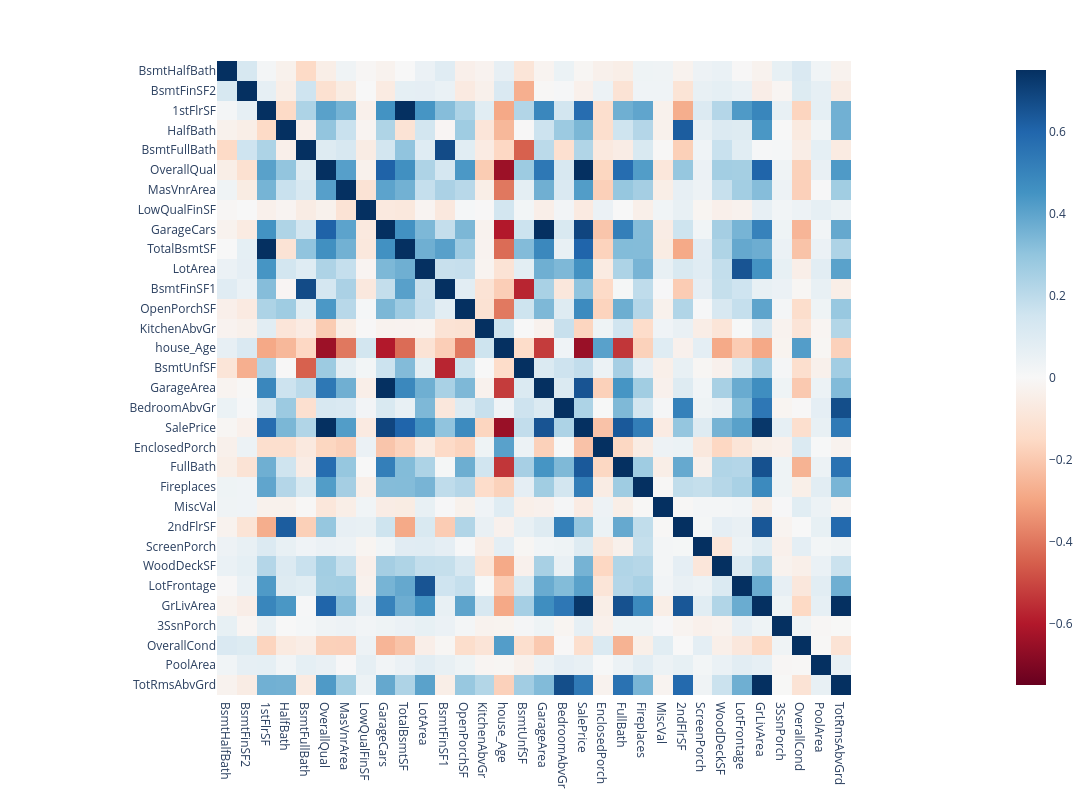

Here is the notebook cell this chart was saved with:
### Code cell
px.imshow(corr_matrix,
                width=1200,height=800,
                color_continuous_scale=px.colors.sequential.RdBu , zmin=-.75,zmax=.75)

### Figure 1 — Plotly figure (JSON) as saved in the notebook; plotly's stock layout.template omitted (floating-point values rounded to 4 significant figures; data arrays with more than 128 entries replaced by an {"elided": "..."} marker saying what was removed)
{"data": [{"coloraxis": "coloraxis", "hovertemplate": "x: %{x}<br>y: %{y}<br>color: %{z}<extra></extra>", "name": "0", "type": "heatmap", "x": ["BsmtHalfBath", "BsmtFinSF2", "1stFlrSF", "HalfBath", "BsmtFullBath", "OverallQual", "MasVnrArea", "LowQualFinSF", "GarageCars", "TotalBsmtSF", "LotArea", "BsmtFinSF1", "OpenPorchSF", "KitchenAbvGr", "house_Age", "BsmtUnfSF", "GarageArea", "BedroomAbvGr", "SalePrice", "EnclosedPorch", "FullBath", "Fireplaces", "MiscVal", "2ndFlrSF", "ScreenPorch", "WoodDeckSF", "LotFrontage", "GrLivArea", "3SsnPorch", "OverallCond", "PoolArea", "TotRmsAbvGrd"], "xaxis": "x", "y": ["BsmtHalfBath", "BsmtFinSF2", "1stFlrSF", "HalfBath", "BsmtFullBath", "OverallQual", "MasVnrArea", "LowQualFinSF", "GarageCars", "TotalBsmtSF", "LotArea", "BsmtFinSF1", "OpenPorchSF", "KitchenAbvGr", "house_Age", "BsmtUnfSF", "GarageArea", "BedroomAbvGr", "SalePrice", "EnclosedPorch", "FullBath", "Fireplaces", "MiscVal", "2ndFlrSF", "ScreenPorch", "WoodDeckSF", "LotFrontage", "GrLivArea", "3SsnPorch", "OverallCond", "PoolArea", "TotRmsAbvGrd"], "yaxis": "y", "z": {"elided": "32x32 float values"}}], "layout": {"coloraxis": {"cmax": 0.75, "cmin": -0.75, "colorscale": [[0, "rgb(103,0,31)"], [0.1, "rgb(178,24,43)"], [0.2, "rgb(214,96,77)"], [0.3, "rgb(244,165,130)"], [0.4, "rgb(253,219,199)"], [0.5, "rgb(247,247,247)"], [0.6, "rgb(209,229,240)"], [0.7, "rgb(146,197,222)"], [0.8, "rgb(67,147,195)"], [0.9, "rgb(33,102,172)"], [1, "rgb(5,48,97)"]]}, "height": 800, "margin": {"t": 60}, "width": 1200, "xaxis": {"anchor": "y", "constrain": "domain", "domain": [0, 1], "scaleanchor": "y"}, "yaxis": {"anchor": "x", "autorange": "reversed", "constrain": "domain", "domain": [0, 1]}}}
